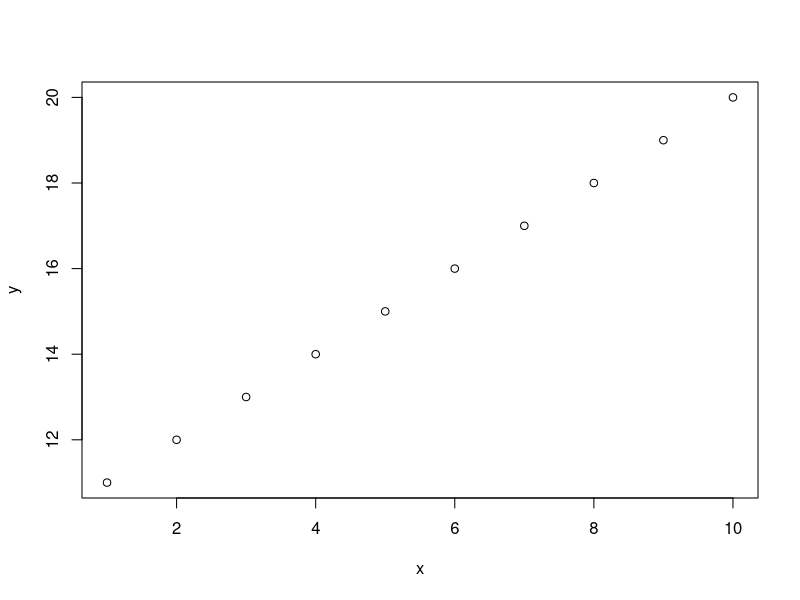
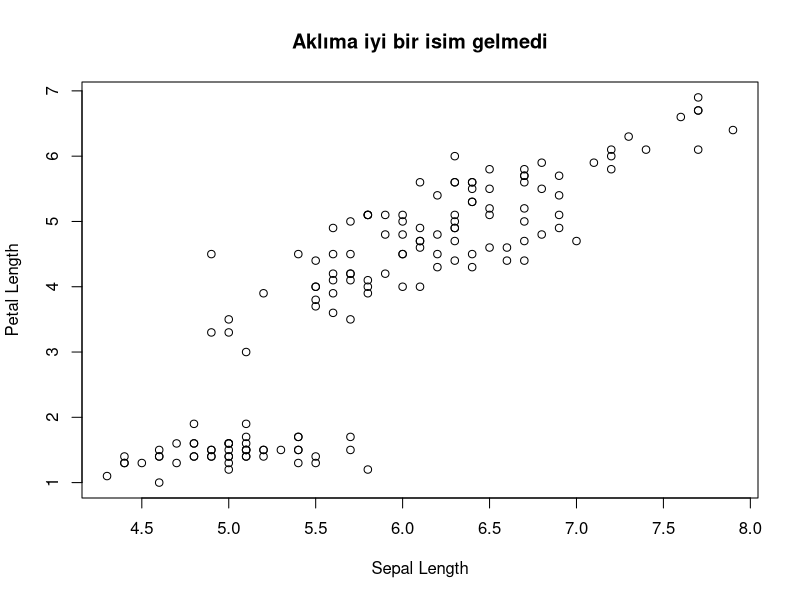
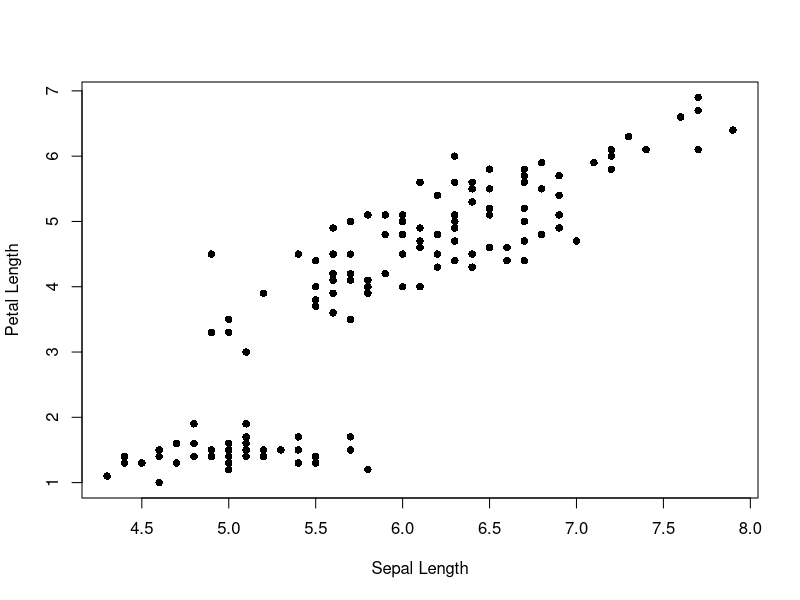
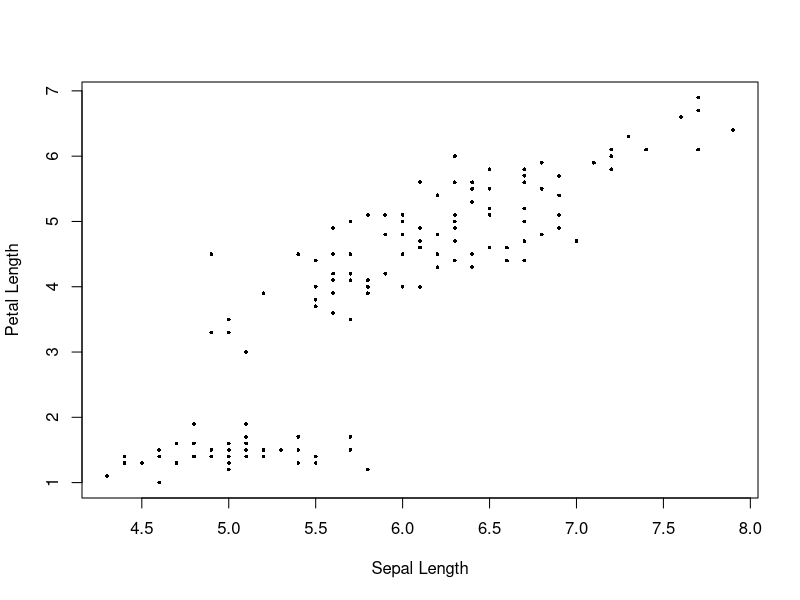
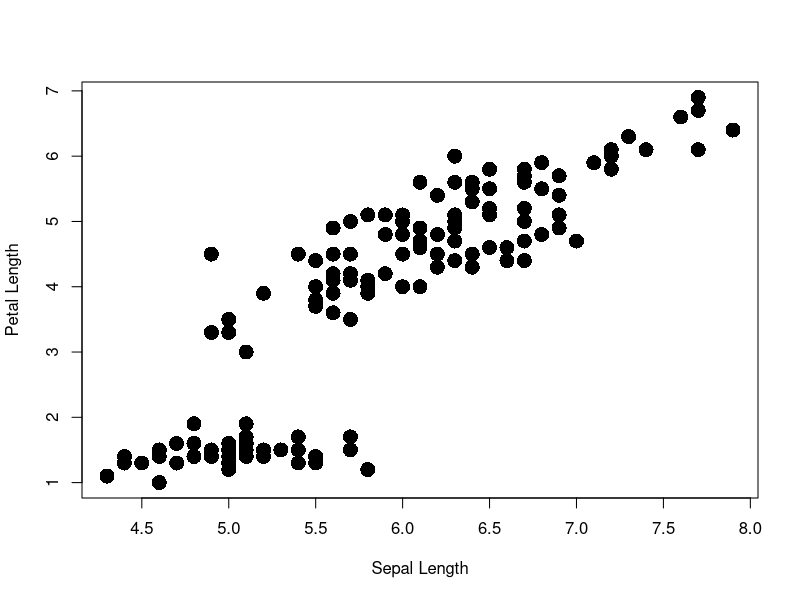
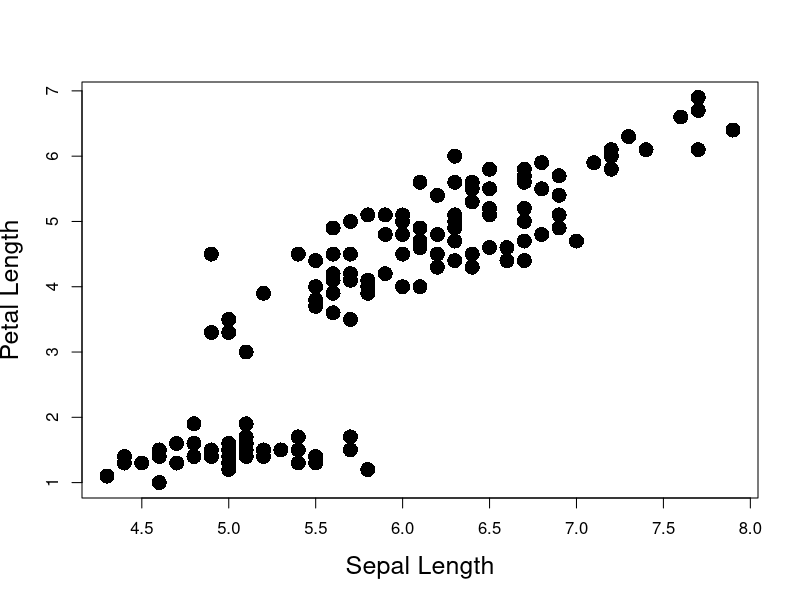
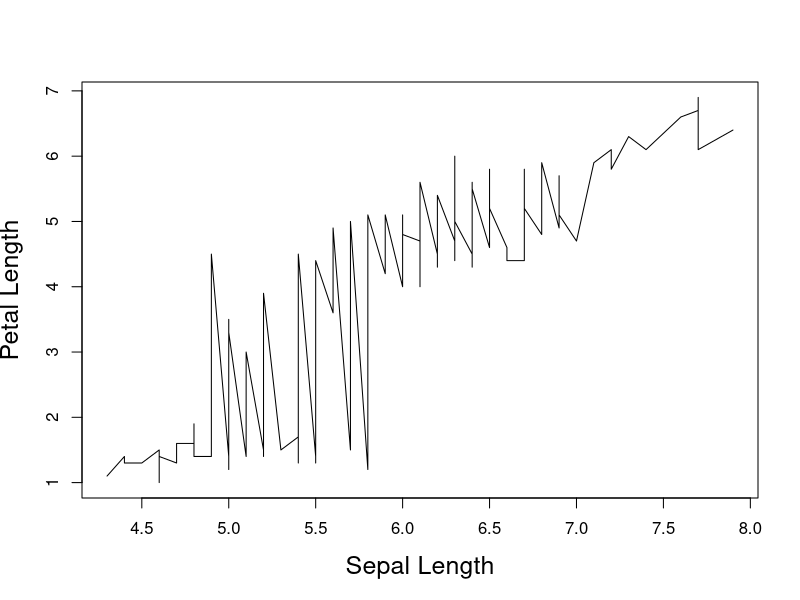
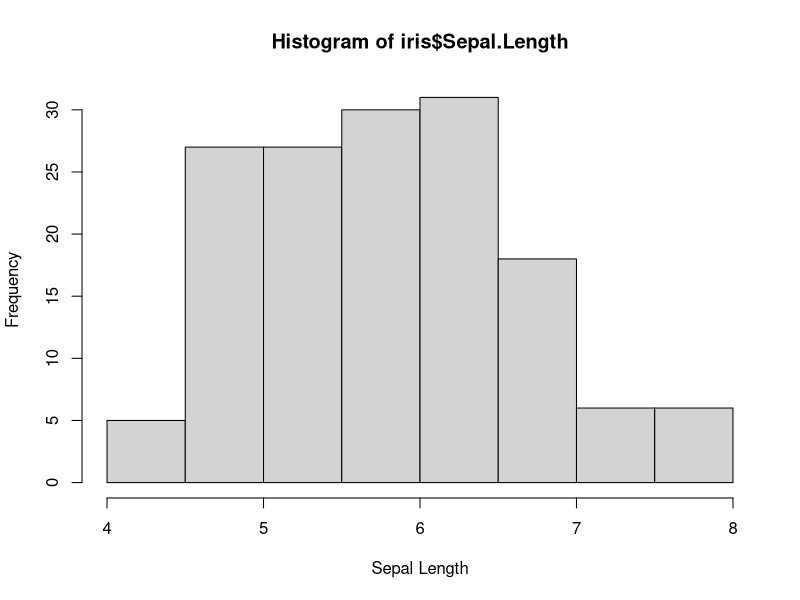

R code for these plots, in order:
## ---- chunk 1
2+2

7-2

4^3

9/2
## ---- chunk 2
2+5*2/3

2+(5*(2/3))
## ---- chunk 3
2<3

6>=4

(2+2)==5

9<=15 & 10>11
## ---- chunk 4
x <- 1
x
x + 4
x
## ---- chunk 5
y <- x + 4
y
x <- x + 4
x
## ---- chunk 6
x <- 6
y <- 38
y-x
x*y
y%%x
## ---- chunk 7
z <- y + x
z
## ---- chunk 8
x <- 10
y <- 3
x==y
x>y
## ---- chunk 9
x <- c(1,2,3,4,5)
x
y <- c(4,2)
y
## ---- chunk 10
x <- c(1,2,3,4,5)
x + 1
x*2
## ---- chunk 11
y <- c(1,4,3,2,5)
x==y
x>y
## ---- chunk 12
x <- c(45,3,9,99,0)
sum(x)
z <- sum(x)
z
## ---- chunk 13
prod(x)
## ---- chunk 14
mean(x)
## ---- chunk 15
help(mean)
## ---- chunk 16
?mean  # Same as help(mean) 
## ---- chunk 17
??sequence
## ---- chunk 18
x <- 1
x <- c(5,6,7,8,9,10)
## ---- chunk 19
x <- 5:10
x
## ---- chunk 20
x <- seq(from = 5, to = 10, by = 1)
x

x <- seq(from = 5, to = 6, by = 0.1)
x

## ---- chunk 21
is.vector(x)

y <- c()
is.vector(y)

z <- vector(length = 5, mode = "numeric")
z
## ---- chunk 22
x <- c(1,2,3)
y <- c(4,5)
z <- c(x,y)
z
## ---- chunk 23
z <- c(monday = 1, tuesday = 2, wednesday = 3, thursday = 4, friday = 5)
z
names(z)
## ---- chunk 24
z <- c(1,2,3,4,5)
names(z)
# Names need to be a `character` vector 
names(z) <- c("monday", "tuesday", "wednesday", "thursday", "friday") 
names(z)
## ---- chunk 25
height <- c(76, 72, 74, 74, 78)
height
## ---- chunk 26
height[1] # 1. vektörü seç
height[5] # 5. vektörü seç
height[6] # 6. element yok

## ---- chunk 27
x <- height[1]
x
y <- height[5]
y
## ---- chunk 28
height[c(1,2,3)]
height[1:3]
## ---- chunk 29
height[-1]

height[c(-1,-5)]

height_new <- height[-1]
## ---- chunk 30
temp <- c(monday = 28.1, tuesday = 28.5, wednesday = 29.0, thursday = 30.1, friday = 30.2)
temp
## ---- chunk 31
temp["wednesday"] # İsimle seçim yaparken her zaman ""  kullanın.
temp[3]

# Wednesday'i " " kullanmadan seçmeye çalışın. 
# Ne oldu?

## ---- chunk 32
y <- 5:50
y
## ---- chunk 33
# Tüm vektörü mantıksal hale dönüştürür.
y <= 10

# 10'a eşit veya küçük olan tüm elementleri seç
y[y <= 10]
## ---- chunk 34
 # 10'dan küçük olan ve 5'e eşit olmayan tüm elementleri seç
y[y < 10 & y != 5]  
## ---- chunk 35
x <- c(1,2,3,4,5)
is.double(x)

y <- c(1.25, 3.755, 9.001)
is.double(y)
## ---- chunk 36
z1 <- c(1L,2L,3L,4L,5L)
is.integer(z1)
 
z2 <- as.integer(y)
is.integer(z2)
## ---- chunk 37
x <- c("Bilgecan is the best Teaching Assistant")
x
length(x)
## ---- chunk 38
y <- c("Bilgecan", "is", "the", "best", "Teaching", "Assistant")
y
y[1]
y[c(2,4)]
## ---- chunk 39
x <- c(1,2,3,4,5)
y <- x<3
y

z <- c(TRUE, FALSE, T, F)
z
## ---- chunk 40
x
z
## ---- chunk 41
x <- as.character(x)
x

z <- as.character(z)
z
## ---- chunk 42
x <- c("1","-2", "3.25", "A")
x <- as.numeric(x)
x
## ---- chunk 43
y <- c(T,F,F,T,T)
y <- as.numeric(y)
y
## ---- chunk 44
x <- c(0, 0, 5, 79, 3500)
x <- as.logical(x)
x

y <- c("TRUE", "F", "1", "0", "35000")
y <- as.logical(y)
y
## ---- chunk 45
x <- c(1,2,3,4,5)
x <- factor(x)
x
## ---- chunk 46
z <- c("a", "b", "c", "d")
z <- as.factor(z)
z

z <- factor(z, levels = c("c","b","a","d"), ordered = T)
z
## ---- chunk 47
z[5] <- "a"
z[6] <- "e"
z
## ---- chunk 48
f <- c(z,x)
f
is.factor(f)
typeof(f)
## ---- chunk 49
m <- matrix(nrow = 2, ncol = 2)
m
## ---- chunk 50
m <- matrix(c(1,2,3,4), nrow = 2, ncol = 2)
m
## ---- chunk 51
m <- matrix(c(1,2,3,4), nrow = 2, ncol = 2, byrow = T)
m

is.matrix(m)
## ---- chunk 52
v1 <- c(1,2,3)
v2 <- c(4,5,6)

m <- cbind(v1, v2)
m
## ---- chunk 53
m <- rbind(v1, v2)
m

is.matrix(m)
## ---- chunk 54
names(m)

colnames(m)
rownames(m)
## ---- chunk 55
colnames(m) <- c("a", "b", "c")
m
## ---- chunk 56
m <- matrix(c(1,2,3,4), nrow = 2, ncol = 2)
m*2
## ---- chunk 57
m2 <- matrix(c(5,6,7,8), nrow = 2, ncol = 2)
m + m2
## ---- chunk 58
january <- matrix(1:31, nrow = 5, ncol = 7, byrow = T)
january
## ---- chunk 59
january[1,2] # birinci satır, ikinci sütun
january[5,4] # beşinci satır, dördüncü sütun
## ---- chunk 60
january[1,]  # tüm satırlar
january[,3]  # tüm sütunlar
## ---- chunk 61
colnames(january) <- c("monday", "tuesday", "wednesday", 
                       "thursday", "friday", "saturday", "sunday")
rownames(january) <- c("week 1", "week 2", "week 3", "week 4", "week 5")
january
## ---- chunk 62
january[,"monday"] # İsimle seçme yaparken "" işaretlerini kullanmayı unutmayın!
january[,"sunday"]
## ---- chunk 63
january["week 1",]
january["week 3", "thursday"]
## ---- chunk 64
january<15 # Tüm matriksi mantıksal hale çevirir.
## ---- chunk 65
january[january<15]
## ---- chunk 66
january[,"tuesday"]
tues <- january[,"tuesday"]
tues[tues<15]
## ---- chunk 67
x <- array(c(1,2,3), dim = 3)
x
is.vector(x)
is.array(x)
## ---- chunk 68
m <- array(c(1,2,3,4), dim = c(2,2))
m
is.array(m)
is.matrix(m)
## ---- chunk 69
a <- array(c(1,2,3,4,5,6,7,8), dim = c(2,2,2))
a
## ---- chunk 70
a[,,1]
a[1,2,]
a[1,2,2]
## ---- chunk 71
for (i in 1:5){
    print(i)
}
## ---- chunk 72
for (i in 1:2){
    print(i)
}
## ---- chunk 73
i # i şu anda workspace'de bir obje.
## ---- chunk 74
x <- 2

for (i in 1:4){
    x <- x^2
    print(x)
}
## ---- chunk 75
wizards <- c("Harry", "Hermione", "Ron")

for (i in 1:length(wizards)){
    paste("Hi,", wizards[i], sep=" ")
}
## ---- chunk 76
x <- rnorm(n = 10, mean = 1, sd = 0.5)  # Loopda kullanacağımız vektör.

outputs <- c()  # Boş bir vektör oluştur

for (i in 1:length(x)) {
  outputs[i] <- x[i] * 10
}
head(outputs)
## ---- chunk 77
x <- rnorm(n = 50, mean = 0, sd = 1)
m <- matrix(x, ncol = 5, nrow = 10)
## ---- chunk 78
m <-  matrix(1:6, nrow = 3, ncol = 2)
for (i in 1:nrow(m)) {
  for(h in 1:ncol(m)) {
    print(m[i,h])
  }
}
## ---- chunk 79
if (3 > 2) {
  print("Yes")
}
## ---- chunk 80
x <- 1:5

for (i in 1:length(x)) {
  if(x[i] > 3) {
    print(paste(x[i],"3'ten büyüktür"))
  }
  if(x[i] <= 3) {
    print(paste(x[i],"3'ten küçük ya da 3'e eşittir"))
  }
}
## ---- chunk 81
if (1 > 2) {
  print("Yes")
} else print("No")
## ---- chunk 82
if (1 > 2) {
  print("Yes")
} else {
  print("No") # Süslü parantezleri else ifadeleriyle de kullanabilirsiniz.
}  
## ---- chunk 83
tick_mean <- c(4,32,17,10,12)
tick_count <- matrix(nrow = 10, ncol = 5)
for (i in 1:5) {
  tick_count[,i] <- rpois(10, tick_mean[i])
} 
## ---- chunk 84
# fonksiyon tanımlayın, f
f <- function(x, y) {
  x + y
}

# f fonksiyonunu çağırın
f(x = 1, y = 3)
## ---- chunk 85
f

# Fonksiyonu f() olarak çağırmayı deneyin. Ne hata aldınız?
## ---- chunk 86
body(f)
## ---- chunk 87
formals(f)
## ---- chunk 88
environment(f)

# Sum fonksiyonunda bu üç bileşene bakmaya çalışın. Ne görüyorsunuz?
## ---- chunk 89
nurbahar <- 2  # fonksiyon dışında oluşturulan obje

g <- function() {
     bilgecan <- 1 # fonksiyon içinde oluşturulan obje
    c(nurbahar, bilgecan) 
}

g()
## ---- chunk 90
f1 <- function(a, b) {
    x <- a + b 
    y <- (a + b)^2
    z <- a/b
}

f1(1, 2)  # sonuç yok.
## ---- chunk 91
f2 <- function(a, b) {
    x <- a + b 
    y <- (a + b)^2
    z <- a/b
    return(c(x, y, z))
}

f3 <- function(a, b) {
    x <- a + b 
    y <- (a + b)^2
    z <- a/b
    c(x, y, z) # return(c(x, y, z)) yazmakla aynı
}

# x, y, ve z'yi veriyor.
f2(1, 2)  
f3(1, 2)
## ---- chunk 92

params <- c(5, 25)
params

f3 <- function(p){
    alpha <- p[1]
    beta <- p[2]
    alpha * beta
}

f3(params)
## ---- chunk 93
subtract <- function(a = 5, b = 2){
    return(a - b)
}

subtract()
subtract(5, 6)
## ---- chunk 94
iris
## ---- chunk 95
head(iris)
is.data.frame(iris)
## ---- chunk 96
iris[1,3]
head(iris[,4])
tail(iris[,"Species"])
## ---- chunk 97
head(iris$Petal.Width)
head(iris[,4])
## ---- chunk 98
d <- data.frame(x = c(5.6, 2.45, 7.09), y = c("a","b","c"), z = c(1,2,3))
d
str(d)
## ---- chunk 99
d <- data.frame(x = c(5.6, 2.45, 7.09), y = c("a","b","c"), z = c(1,2,3), 
                stringsAsFactors = F)
str(d)
## ---- chunk 100
d$t <- as.factor(c(10,20,30))
d
str(d)
## ---- chunk 101
d1 <- data.frame(x = c(5.6, 2.45, 7.09), y = c("a","b","c"), 
                 stringsAsFactors = F)
d2 <- data.frame(z = c(1,2,3), t = as.factor(c(10,20,30)))
d3 <- cbind(d1,d2)
str(d3)
## ---- chunk 102
# İki veri setini satırlarla birleştirirken sütun isimleri birbirine eş olmalı!
# Bir önceki slayttan d1 ve d2'yi birleştirmeyi deneyin. Ne hata alıyorsunuz?

d2 <- data.frame(x = c(1,2,3), y = as.factor(c(10,20,30)))
d4 <- rbind(d1,d2)

# Zorla güzellik olmayacağını hatırlayın.
str(d4)
## ---- chunk 103
getwd()
## ---- chunk 104
d <- data.frame(x = c(5.6, 2.45, 7.09), y = c("a","b","c"), z = as.factor(c(1,2,3)))
l <- list(x = c(5.6, 2.45, 7.09), y = c("a","b","c"), z = as.factor(c(1,2,3)))
l
typeof(l)
typeof(d)
## ---- chunk 105
# Bir veri setine sütun ekleme ile benzer
l$d <- d
l[2:4]
## ---- chunk 106
# Listception
l$l <- l
l[4:5]
## ---- chunk 107
l[1]
str(l[1])
## ---- chunk 108
l[[1]]
str(l[[1]])
## ---- chunk 109
names(l)
## ---- chunk 110
names(l)[1] <- "new name"
names(l)[1]
names(l[1])
## ---- chunk 111
names(l[[1]])
names(l[[1]])[1] <- "a"
l[1]
## ---- chunk 112
l$x
l$y
## ---- chunk 113
d <- data.frame(x = c(5.6, 2.45, 7.09), 
                y = c("a","b","c"), 
                z = as.factor(c(1,2,3)))
l <- list(x = c(5.6, 2.45, 7.09), 
          y = c("a","b","c"), 
          z = as.factor(c(1,2,3)))
l2 <- list(a = c(5:10), b = c(500:600))
l$d <- d
l$l2 <- l2
## ---- chunk 114
x <- 1:10
y <- 11:20
plot(x, y)
## ---- chunk 115
iris <- iris[order(iris$Sepal.Length),]
x <- iris$Sepal.Length
y <- iris$Petal.Length
plot(x, y, 
     xlab = "Sepal Length", 
     ylab = "Petal Length", 
     main = "Aklıma iyi bir isim gelmedi")
## ---- chunk 116
plot(x, y, xlab = "Sepal Length", ylab = "Petal Length", pch = 16)
## ---- chunk 117
plot(x, y, xlab = "Sepal Length", ylab = "Petal Length", pch = 16, cex = 0.5)
## ---- chunk 118
plot(x, y, xlab = "Sepal Length", ylab = "Petal Length", pch = 16, cex = 2)
## ---- chunk 119
plot(x, 
     y, 
     xlab = "Sepal Length", 
     ylab = "Petal Length", 
     pch = 16, 
     cex = 2, 
     cex.lab = 1.5)
## ---- chunk 120
plot(x, 
     y, 
     xlab = "Sepal Length", 
     ylab = "Petal Length", 
     pch = 16, 
     cex = 2, 
     cex.lab = 1.5,
     type = "l")
## ---- chunk 121
hist(iris$Sepal.Length, xlab = "Sepal Length")
## ---- chunk 122
hist(iris$Sepal.Length, xlab = "Sepal Length", breaks = 5)
## ---- chunk 123
plot(density(iris$Sepal.Length), xlab = "Sepal Length", main = "")
## ---- chunk 124
hist(iris$Sepal.Length, xlab = "Sepal Length", probability = T, col = "grey")
lines(density(iris$Sepal.Length), col =  "red", lwd = 2)
## ---- chunk 125
boxplot(iris$Sepal.Length, iris$Petal.Length, names = c("Sepal Length", "Petal Length"))
## ---- chunk 126
par(mfrow = c(2,2))

plot(x, y, xlab = "Sepal Length", ylab = "Petal Length", pch = 16, cex = 0.5)

hist(x, xlab = "Sepal Length", probability = T, col = "grey", main = "")
lines(density(x), col =  "red", lwd = 2)

hist(y, xlab = "Petal Length", probability = T, col = "grey", main = "")
lines(density(y), col =  "red", lwd = 2)

boxplot(x, y, names = c("Sepal Length", "Petal Length"))
## ---- chunk 127
par(mfrow = c(2,2)) # mfcol() da kullanabilirsiniz.

par(mar = c(5,4,1,1)) # varsayılan değerler c(5, 4, 4, 2)
plot(x, y, xlab = "Sepal Length", ylab = "Petal Length", 
     pch = 16, 
     cex = 0.5) 

par(mar = c(5,4,1,1))
hist(x, xlab = "Sepal Length", probability = T, 
     col = "grey", 
     main = "")
lines(density(x), col =  "red", lwd = 2)

hist(y, xlab = "Petal Length", probability = T, col = "grey", main = "")
lines(density(y), col =  "red", lwd = 2)

boxplot(x, y, names = c("Sepal Length", "Petal Length"))
## ---- chunk 128
`+`(2,3)
`*`(10,10)
`[`(x,1)
`[`
